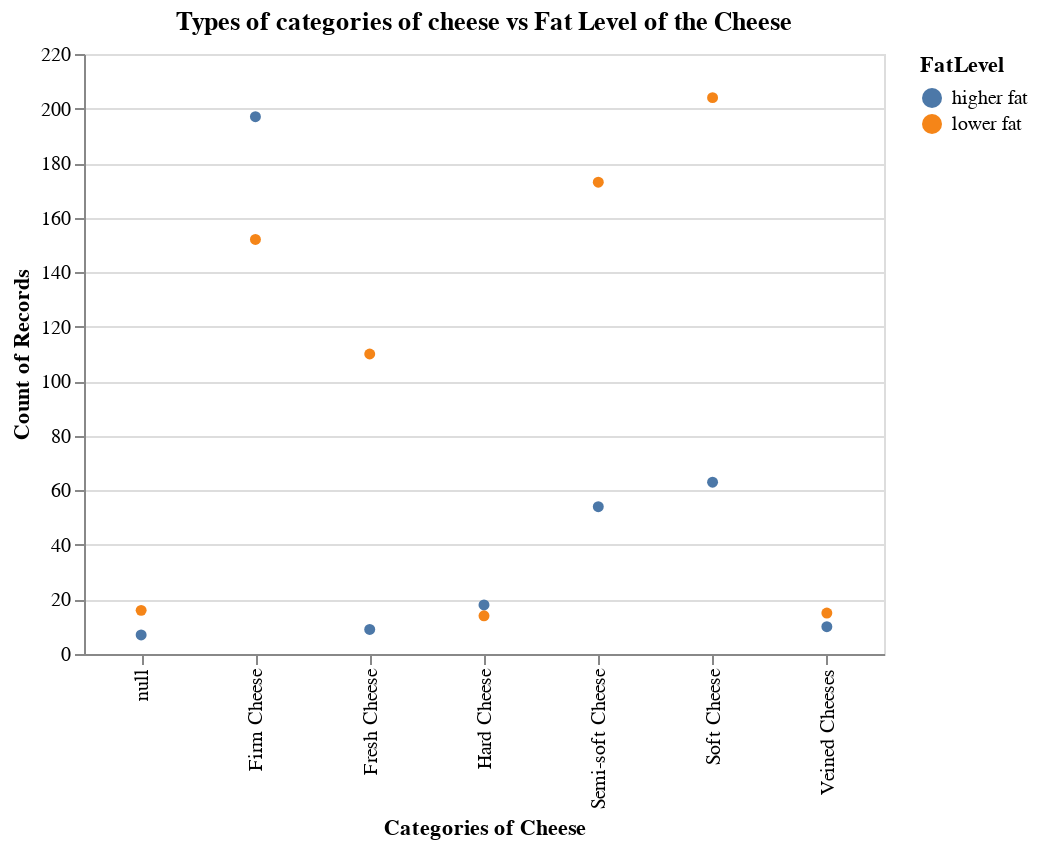

Notebook cell for this chart:
### Code cell
# Creating EDA to understand the data 
# Visualizing "CategoryTypeEn" vs target variable column "FatLevel" using Altair
Category_vs_Fat_plot =  alt.Chart(cheese_df_new).mark_circle().encode(
    x=alt.X('CategoryTypeEn:N', title='Categories of Cheese'),
    y=alt.Y('count()', title='Count of Records'),
    color='FatLevel:N'
).properties(
    title='Types of categories of cheese vs Fat Level of the Cheese',
    width=400
)


Category_vs_Fat_plot

### Figure 1 — Vega-Lite specification as saved in the notebook (floating-point values rounded to 4 significant figures; data arrays with more than 128 entries replaced by an {"elided": "..."} marker saying what was removed)
{"config": {"view": {"continuousWidth": 400, "continuousHeight": 300}}, "data": {"name": "data-a1c7e1736ca296ec884af049d605e149"}, "mark": "circle", "encoding": {"color": {"type": "nominal", "field": "FatLevel"}, "x": {"type": "nominal", "field": "CategoryTypeEn", "title": "Categories of Cheese"}, "y": {"type": "quantitative", "aggregate": "count", "title": "Count of Records"}}, "title": "Types of categories of cheese vs Fat Level of the Cheese", "width": 400, "$schema": "https://vega.github.io/schema/vega-lite/v4.8.1.json", "datasets": {"data-a1c7e1736ca296ec884af049d605e149": {"elided": "1042 records"}}}
